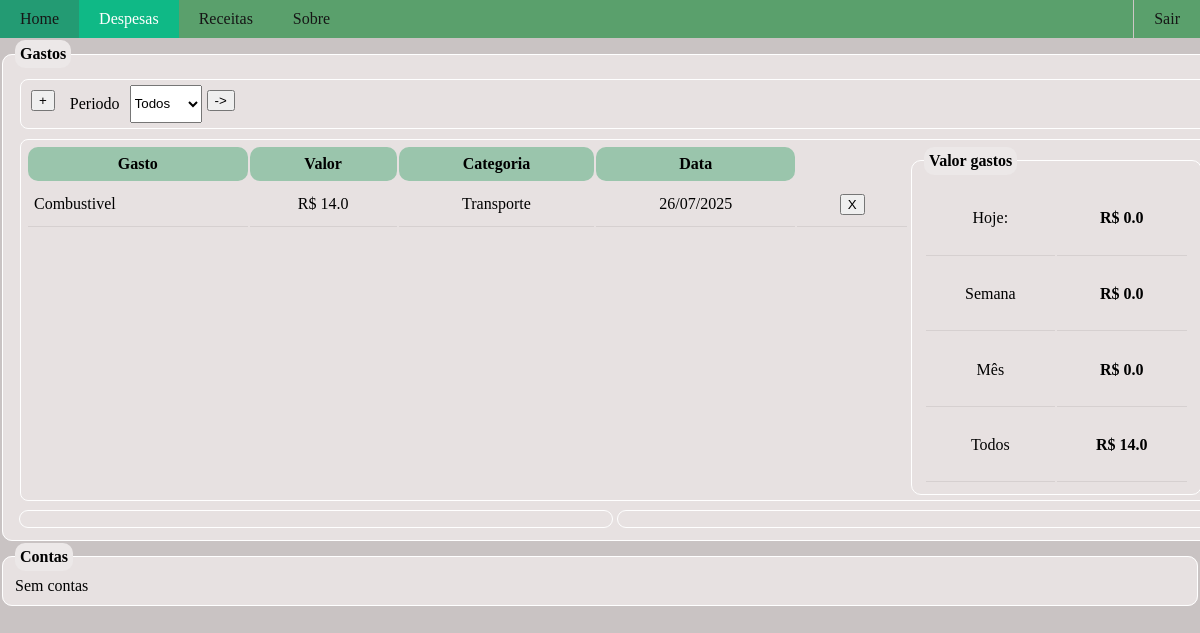
The app's page /gastos (signed in) with its own data.
### site_flask/models.py (models this page shows)
class Gasto(db.Model):
    id = db.Column(db.Integer, primary_key=True)
    descricao = db.Column(db.String,nullable=False)
    valor = db.Column(db.Float,nullable=False)
    categoria = db.Column(db.String,default='Nenhuma')
    data = db.Column(db.String,default=datetime.strftime(datetime.now(),'%d/%m/%Y'))
    id_usuario = db.Column(db.Integer,db.ForeignKey('usuario.id'),nullable=False)

### site_flask/routes.py (the view)
@app.route("/gastos", methods=['GET','POST'])
@login_required
def gastos():
    form = Periodo()
    form.di.choices=['Todos','Hoje','Semana','Mês']
    if form.validate_on_submit:
        print(form.di.data)
    lista_gastos = Gasto.query.filter_by(id_usuario=current_user.id).all()
    gc = gastos_manager.get_gastos_categoria(lista_gastos)
    gm = gastos_manager.get_gastos_mes(lista_gastos)
    gd = gastos_manager.valor_gastos_dia(lista_gastos)
    gs = gastos_manager.valor_gastos_semana(lista_gastos)
    gmes = gastos_manager.valor_gastos_mes(lista_gastos)
    gt = gastos_manager.valor_todos_gastos(lista_gastos)
    vg = {'gd':gd,'gs':gs,'gm':gmes,'gt':gt}
    lc =[]
    lv = []
    meses = []
    valor = []
    for i in gc:
        lc.append(i['categoria'])
        lv.append(i['valor'])
    for i in gm:
        meses.append(i['mes'])
        valor.append(i['valor'])
    gt = gastos_manager.gastos_por_periodo(lista_gastos,'20/06/2025','10/08/2025')
    print(gt)
    return render_template("gastos.html",lista_gastos=lista_gastos,lc=lc,lv=lv,meses=meses,valor=valor,form=form,vg=vg)

### site_flask/forms.py
class Periodo(FlaskForm):
    di = SelectField("Periodo")
    df = DateTimeField('Data_Final')

### site_flask/gastos_manager.py (called while the page is built)
def get_categorias(lista:list):
        categorias = []
        for g in lista:
            if str(g.categoria).strip() not in categorias:
                categorias.append(str(g.categoria))
        return categorias

def get_valor_total(lista:list):
    valor = 0.0
    for g in lista:
          valor+=float(g.valor)
    return valor

def get_gastos_categoria(lista:list):
    categorias = get_categorias(lista)
    gastos_categoria = []
    for ct in categorias:
        dc = {'categoria':ct,'valor':0,'porcentagem':0}
        for g in lista:
            if str(ct)==str(g.categoria):
                dc['valor']+=g.valor
        dc['porcentagem']=float(round(dc['valor']*100/get_valor_total(lista),2))
        gastos_categoria.append(dc)
    return gastos_categoria

def get_gastos_mes(lista:list):
        meses = ['Jan','Fev','Mar','Abr','Mai','Jun','Jul','Ago','Set','Out','Nov','Dez']
        l = []
        mes_atual = int(datetime.today().strftime('%m'))
        y = int(datetime.today().strftime('%Y'))
        for i in range(0,mes_atual):
            valor = 0.0
            di = datetime.strptime("01/{}/{}".format(i+1,y),"%d/%m/%Y")
            df = datetime.strptime("{}/{}/{}".format((calendar.monthrange(y,i+1)[1]),i+1,y),"%d/%m/%Y")
            for g in lista:
                    gd = datetime.strptime(g.data,"%d/%m/%Y")
                    if gd>=di and gd<=df:
                        valor = valor+g.valor
            l.append({'mes':meses[i],'valor':valor})
        return l

def gastos_por_periodo(lista:list,di,df):
    l = []
    di = datetime.strptime(di,'%d/%m/%Y')
    df = datetime.strptime(df,'%d/%m/%Y')
    for g in lista:
         data = datetime.strptime(g.data,'%d/%m/%Y')
         if data>=di and data<=df:
            l.append(g)
    return l

def valor_gastos_periodo(lista:list,di,df):
    l = gastos_por_periodo(lista,di,df)
    valor = 0.0
    for g in l:
        valor+=g.valor
    return valor

def valor_gastos_dia(lista:list):
    return valor_gastos_periodo(lista,util.today(),util.today())

def valor_gastos_semana(lista:list):
     return valor_gastos_periodo(lista,util.first_day_week(),util.today())

def valor_gastos_mes(lista:list):
     return valor_gastos_periodo(lista,util.first_day_mes(),util.today())

def valor_todos_gastos(lista:list):
     return round(valor_gastos_periodo(lista,'01/01/2025',util.today()),2)

### site_flask/templates/gastos.html (shortened to what this page needs)
{% extends "home.html" %}
{% block body %}
<body>
<ul>
    <li><a href="home">Home</a></li>
    <li><a href="gastos" class="active">Despesas</a></li>
    <li><a href="receitas">Receitas</a></li>
    <li><a href="sobre">Sobre</a></li>
    <li style="float: right;"><a href="logout">Sair</a></li>
</ul>
<div class="vbox">
    <fieldset style="width: 100%;">
        <legend>Gastos</legend>
        <div class="acoes">
        <form action="addgasto"><button type="submit" >+</button></form>
        {{form.di.label(style="margin:10px;")}} {{form.di()}}
        <form>
        <button type="submit">-></button>
        </form>
        </div>
        <div class="acoes">
       <div class="table-div">
       <table>
            <thead><tr><th>Gasto</th>
                <th>Valor</th>
                <th>Categoria</th>
                <th>Data</th></tr></thead>
       <tbody>
        {% for g in lista_gastos %}
            <tr><td style="text-align: left;">{{g.descricao}}</td>
                <td>R$ {{g.valor}}</td>
                <td>{{g.categoria}}</td>
                <td>{{g.data}}</td>
                <td><form action="remove/{{g.id}}"><button>X</button></form></td>
            </tr>
            {% endfor %}
        </tbody></table></div>
    <fieldset style="width: 30%;">
        <legend>Valor gastos</legend>
        <table><tr><td>Hoje:</td><td><h4>R$ {{vg['gd']}}</h4></td></tr>
            <tr><td>Semana</td><td><h4>R$ {{vg['gs']}}</h4></td></tr>
            <tr><td>Mês</td><td><h4>R$ {{vg['gm']}}</h4></td></tr>
            <tr><td>Todos</td><td><h4>R$ {{vg['gt']}}</h4></td></tr>
        </table>
    </fieldset>
    </div>
        <div class="hbox">
            <fieldset style="width:50%;">
            </fieldset>
        <fieldset style="width: 50%;">
        </fieldset>
        </div>
    </fieldset>
    <fieldset>
        <legend>Contas</legend>
        Sem contas
    </fieldset>
</div>
</body>
{% endblock %}

### site_flask/static/style.css (style rules this page uses)
body { background-color: #c9c3c3; font-size: 16px; padding: 0px; width: 100%; margin: 0px; justify-content: center; }
button { margin: 5px; }
ul { list-style-type: none; margin: 0px; padding: 0px; width: 100%; overflow: hidden; background-color: rgb(90, 160, 108); }
li { float: left; }
li:last-child { border-right: none; border-left: 1px solid rgb(206, 198, 198); }
li a { display: block; color: #161616; text-decoration: none; text-align: left; padding: 10px 20px; }
.active { background-color: #0fb986; color: white; }
legend { font-weight: bold; border-radius: 10px; padding: 5px; background-color: rgb(236, 232, 232); }
fieldset { border-radius: 10px; border: none; justify-items: left; display: flex; flex-direction: column; margin-top: 2px; border: solid 1px #ffffff; background-color: rgb(231, 225, 225); }
table { width: 100%; margin:0px; }
th { background-color: rgb(154, 197, 172); font-weight: bold; margin: 0px; padding: 8px; border-radius: 10px; text-align: center; }
tr,td { background-color: transparent; margin: 0px; padding: 6px; border-bottom: solid 1px rgb(214, 208, 208); max-height: 30px; text-align: center; }
thead { position: sticky; z-index: 2; top: 0; }
.hbox { padding: 2px; display: flex; flex-direction: row; justify-content: left; }
.table-div { height: 350px; width: 100%; overflow-x: scroll; overflow-y: scroll; }
.acoes { border: solid 1px #ffffff; margin: 5px; border-radius: 8px; padding: 5px; display: flex; flex-direction: row; justify-content: left; }
.vbox { display: flex; flex-direction: column; }

### records on screen
Gasto: descricao "Combustivel", valor "14.0", categoria "Transporte", data "26/07/2025"

### other values on screen
{{ vg['gd'] }} "0.0"
{{ vg['gs'] }} "0.0"
{{ vg['gm'] }} "0.0"
{{ vg['gt'] }} "14.0"
